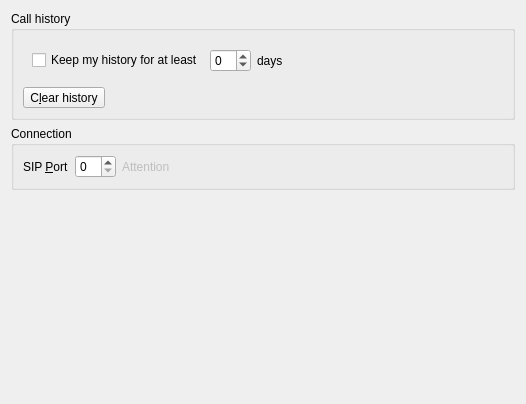
<?xml version="1.0" encoding="UTF-8"?>
<ui version="4.0">
 <class>DlgGeneralBase</class>
 <widget class="QWidget" name="DlgGeneralBase">
  <property name="geometry">
   <rect>
    <x>0</x>
    <y>0</y>
    <width>525</width>
    <height>404</height>
   </rect>
  </property>
  <property name="windowTitle">
   <string>Form</string>
  </property>
  <layout class="QVBoxLayout" name="verticalLayout">
   <item>
    <widget class="QGroupBox" name="groupBox1_history_2">
     <property name="sizePolicy">
      <sizepolicy hsizetype="Preferred" vsizetype="Fixed">
       <horstretch>0</horstretch>
       <verstretch>0</verstretch>
      </sizepolicy>
     </property>
     <property name="title">
      <string>Call history</string>
     </property>
     <layout class="QVBoxLayout" name="verticalLayout_21">
      <item>
       <widget class="QWidget" name="widget_historyCapacity_2" native="true">
        <layout class="QHBoxLayout" name="horizontalLayout_11">
         <item>
          <widget class="QCheckBox" name="kcfg_enableHistory">
           <property name="text">
            <string extracomment="beginning of &quot;..for at least n days.&quot;">Keep my history for at least</string>
           </property>
          </widget>
         </item>
         <item>
          <widget class="KIntSpinBox" name="kcfg_historyMax">
           <property name="sizePolicy">
            <sizepolicy hsizetype="Preferred" vsizetype="Fixed">
             <horstretch>0</horstretch>
             <verstretch>0</verstretch>
            </sizepolicy>
           </property>
           <property name="minimum">
            <number>-8</number>
           </property>
          </widget>
         </item>
         <item>
          <widget class="QLabel" name="label">
           <property name="sizePolicy">
            <sizepolicy hsizetype="Preferred" vsizetype="Preferred">
             <horstretch>0</horstretch>
             <verstretch>0</verstretch>
            </sizepolicy>
           </property>
           <property name="text">
            <string extracomment="End of &quot;Keep my history for at least n days&quot;">days</string>
           </property>
          </widget>
         </item>
         <item>
          <spacer name="horizontalSpacer">
           <property name="orientation">
            <enum>Qt::Horizontal</enum>
           </property>
           <property name="sizeHint" stdset="0">
            <size>
             <width>40</width>
             <height>20</height>
            </size>
           </property>
          </spacer>
         </item>
        </layout>
       </widget>
      </item>
      <item>
       <widget class="QToolButton" name="toolButton_historyClear">
        <property name="text">
         <string>C&amp;lear history</string>
        </property>
       </widget>
      </item>
     </layout>
    </widget>
   </item>
   <item>
    <widget class="QGroupBox" name="groupBox2_connection_2">
     <property name="sizePolicy">
      <sizepolicy hsizetype="Preferred" vsizetype="Fixed">
       <horstretch>0</horstretch>
       <verstretch>0</verstretch>
      </sizepolicy>
     </property>
     <property name="title">
      <string>Connection</string>
     </property>
     <layout class="QFormLayout" name="formLayout_13">
      <property name="fieldGrowthPolicy">
       <enum>QFormLayout::ExpandingFieldsGrow</enum>
      </property>
      <item row="0" column="0">
       <widget class="QLabel" name="label_SIPPort_2">
        <property name="text">
         <string>SIP &amp;Port</string>
        </property>
        <property name="buddy">
         <cstring>kcfg_SIPPort</cstring>
        </property>
       </widget>
      </item>
      <item row="0" column="1">
       <widget class="QWidget" name="widget_SIPPort_2" native="true">
        <property name="minimumSize">
         <size>
          <width>50</width>
          <height>0</height>
         </size>
        </property>
        <layout class="QHBoxLayout" name="horizontalLayout_9">
         <property name="margin">
          <number>0</number>
         </property>
         <item>
          <widget class="KIntSpinBox" name="kcfg_SIPPort"/>
         </item>
         <item>
          <widget class="QLabel" name="label_WarningSIP_2">
           <property name="enabled">
            <bool>false</bool>
           </property>
           <property name="text">
            <string>Attention </string>
           </property>
          </widget>
         </item>
        </layout>
       </widget>
      </item>
     </layout>
    </widget>
   </item>
   <item>
    <spacer name="verticalSpacer_configGeneral_2">
     <property name="orientation">
      <enum>Qt::Vertical</enum>
     </property>
     <property name="sizeHint" stdset="0">
      <size>
       <width>504</width>
       <height>171</height>
      </size>
     </property>
    </spacer>
   </item>
  </layout>
 </widget>
 <customwidgets>
  <customwidget>
   <class>KIntSpinBox</class>
   <extends>QSpinBox</extends>
   <header>knuminput.h</header>
  </customwidget>
 </customwidgets>
 <resources>
  <include location="../qrc/resources.qrc"/>
 </resources>
 <connections/>
</ui>
